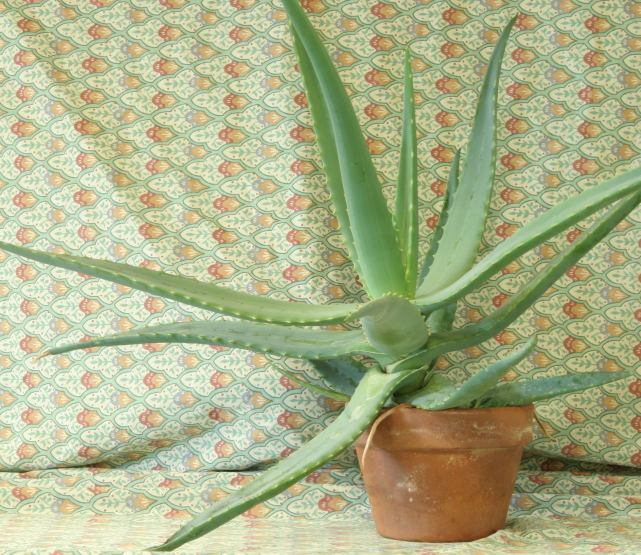
#> input picture ELE510-Image Processing and computer vision/Assignments/Assignment 7/images/aloeL.jpg, 1282 x 1110 px (shown at 1/2 size)
$ jupyter execute LABexc7-ELE510-2021.ipynb
#> lines starting #> are read from the running program, lines starting #| are printed output that depends on the picture
# ELE510 Image Processing with robot vision: LAB, Exercise 7, Stereo Vision and Camera Calibration.

**Purpose:** *To learn about imaging with two cameras, stereo, and reconstrution by triangulation.*

The theory for this exercise can be found in chapter 13 of the text book [1] and in appendix C in the compendium [2].
See also the following documentations for help:
- [OpenCV](https://opencv.org/opencv-python-free-course/)
- [numpy](https://numpy.org/doc/stable/)
- [matplotlib](https://matplotlib.org/stable/contents.html)
- [scipy](https://docs.scipy.org/doc/)

**IMPORTANT:** Read the text carefully before starting the work. In
many cases it is necessary to do some preparations before you start the work
on the computer. Read necessary theory and answer the theoretical part
first. The theoretical and experimental part should be solved individually.
The notebook must be approved by the lecturer or his assistant.

**Approval:**
<div class="alert alert-block alert-success">
The current notebook should be submitted on CANVAS as a single pdf file.
</div>

<div class="alert alert-block alert-info">
    To export the notebook in a pdf format, goes to File -> Download as -> PDF via LaTeX (.pdf).
</div>

**Note regarding the notebook**: The theoretical questions can be answered directly on the notebook using a *Markdown* cell and LaTex commands (if relevant). In alternative, you can attach a scan (or an image) of the answer directly in the cell.

Possible ways to insert an image in the markdown cell:

``

``

**Under you will find parts of the solution that is already programmed.**

<div class="alert alert-block alert-info">
    <p>You have to fill out code everywhere it is indicated with `...`</p>
    <p>The code section under `######## a)` is answering subproblem a) etc.</p>
</div>

## Problem 1 (Correspondence problem)

Assume that we have a simple stereo system as shown in the figure. **L** and **R** denotes the focal point of the Left and Right camera respectively.  ${\mathbf P}$ is a point in the 3D world, and ${\mathbf p}$ in the 2D image plane. $^{\small L}{\mathbf P_w}$ denotes a world point with reference to the focal point of the Left camera.
The baseline (line between the two optical centers) is $T = 10\,\text{cm}$ and the focal length $f = 2\,\text{cm}$.

**a)** Consider the scene point $^{\small L}{\mathbf P_w} = [0.1\text{m},0,10\text{m}]^{T}$. Suppose that due to various errors, the image coordinate $x_{l}$ is 1 percent **smaller** than its true value, while the image coordinate $x_{r}$ is perfect. What is the error in depth $z_w$, in millimeters?

**b)** An image of resolution $1500\times1500$ pixels is seen by the Left and Right cameras. The image sensor size is $20\text{mm} \times 20\text{mm}$.  Let the disparity in the image coordinates be up to $75$ pixels. Using the same focal point and baseline, what is the depth of the image compare to the cameras?

**c)** What are the typical application for the correspondence problem?

### a)
\begin{equation}
    Z=\frac{fT}{x_l - x_r}\\
    X_l = \frac{Z}{f}x_l  \therefore x_l = \frac{f X_l}{Z} = \frac{2cm \times 10cm}{1000cm}\\
    x_l = 0.02cm \\
    x_{l \space true \space value} = \frac{0.02cm}{0.99}=0.0202cm \\
    Z_{true \space value} = \frac{ X_l f}{x_{l \space true \space value}} =\frac{10cm * 2cm}{0.0202cm}=990cm
    Z_error = 1000cm - 990cm = 10cm = 100mm
\end{equation}

### b)
\begin{equation}
    disparity = 20mm/1500px * 75px =1mm \\
    \text{Assuming a coordinate value of}x_l \text{equals to 2mm:}\\
    Z=\frac{fT}{x_l-x_r} \therefore \\
    Z=\frac{2cm 10cm}{0.2cm - 0.1cm}\\
    Z=200cm
\end{equation}

### c) Typical applications of correspondence problem
* To interpret images from a moving camera in order to assemble a bigger one, likep anorama images
* Modern mobile phones have more than two cameras, they use the same principle to improve image quality by taking pictures of specific lenses and merging them with a single image
* Image motion and image comparison
* Detect duplicate images

## Problem 2 (Block Matching)

The simplest algorithm to compute dense correspondence between a pair of stereo images is **block matching**.
Block matching is an *area-based* approach that relies upon a statistical correlation between local intensity regions.

For each pixel (x,y) in the left image, the right image is searched for the best match among all possible disparities $0 \le d \le d_{\text{max}}$.

**a)** Use the function `cv2.StereoBM_create(numDisparities=0, blockSize=21)` ([Documentation](https://docs.opencv.org/master/d9/dba/classcv_1_1StereoBM.html))
([Class Documentation](https://docs.opencv.org/2.4/modules/calib3d/doc/camera_calibration_and_3d_reconstruction.html#stereobm))
to computing stereo correspondence using the block matching algorithm.

Find the disparity map between the following images: **./images/aloeL.jpg** and **./image/aloeR.jpg**.

[cell 1]
import cv2
import numpy
import matplotlib.pyplot as plt

[cell 2]
# Answer here
stereo_bm = cv2.StereoBM_create(numDisparities=0, blockSize=21)
im1 = cv2.imread('images/aloeL.jpg', cv2.IMREAD_GRAYSCALE)
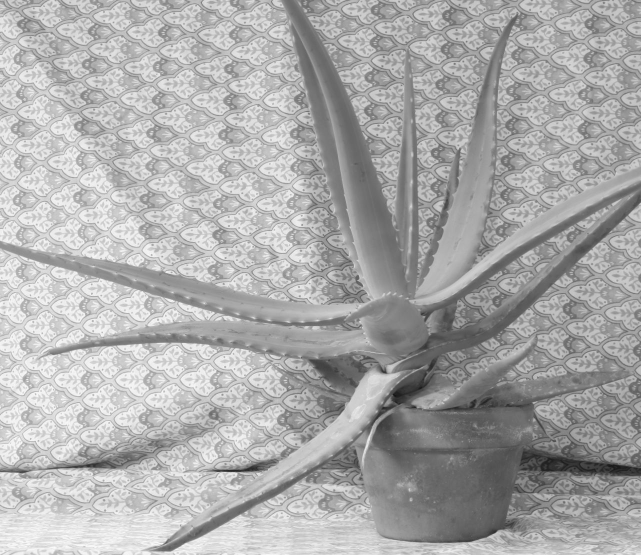
#> im1: shape (1110, 1282) (shown at 1/2 size); min 18, max 255, mean 170.8
im2 = cv2.imread('images/aloeR.jpg', cv2.IMREAD_GRAYSCALE)
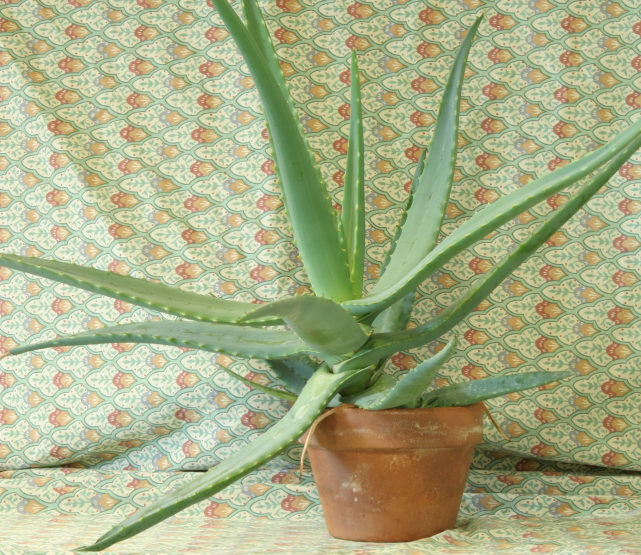
#> input picture ELE510-Image Processing and computer vision/Assignments/Assignment 7/images/aloeR.jpg, 1282 x 1110 px (shown at 1/2 size)
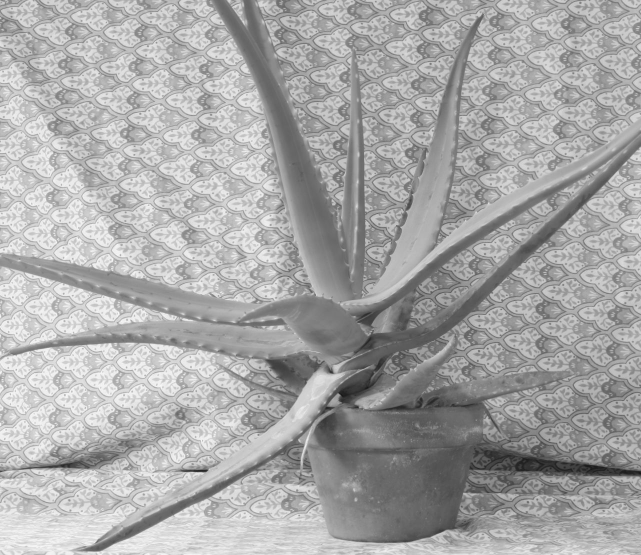
#> im2: shape (1110, 1282) (shown at 1/2 size); min 18, max 255, mean 167.8
disp = stereo_bm.compute(im1, im2)
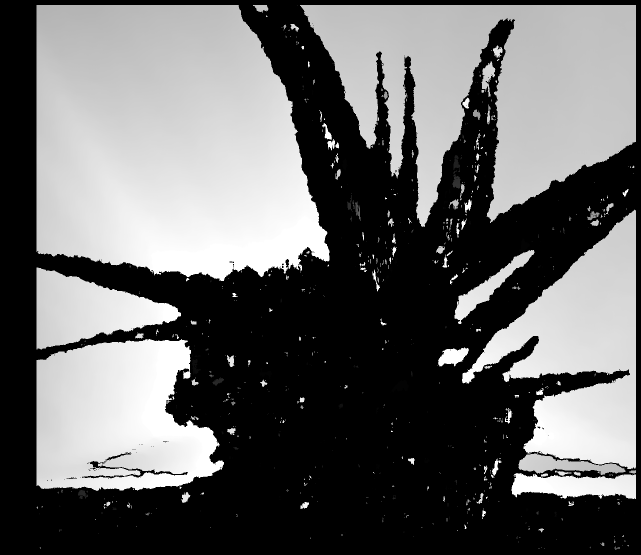
#> disp: shape (1110, 1282) int16 (shown at 1/2 size); min -16, max 1008, mean 399.8; drawn with min black and max white
plt.imshow(disp,   cmap='gray')

**b)** What happens if you increase the `numDisparities` parameter in the `cv2.StereoBM_create()`? And if you change the `blockSize` parameter?

Fixed blockSize 5 and increasing numDisparities by 16:

[cell 3]
# Answer here
def plotDisparities(numDisparities, blockSize):
#> called with numDisparities = 0, blockSize = 5
    stereo_bm = cv2.StereoBM_create(numDisparities=numDisparities, blockSize=blockSize)
    im1 = cv2.imread('images/aloeL.jpg', cv2.IMREAD_GRAYSCALE)
    im2 = cv2.imread('images/aloeR.jpg', cv2.IMREAD_GRAYSCALE)
    disp = stereo_bm.compute(im1, im2)
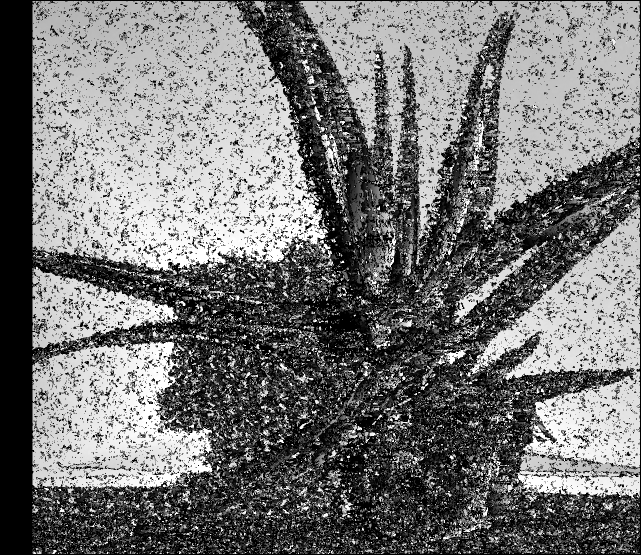
#> disp: shape (1110, 1282) int16 (shown at 1/2 size); min -16, max 1008, mean 456.9; drawn with min black and max white
    return disp


cols = 4
row = 0
idx = 0

numDisparities=0
blockSize=5
fig, axs = plt.subplots(8,4,figsize=(15,15))
while numDisparities < 512:
    disp = plotDisparities(numDisparities, blockSize)
    ax= axs[row][idx]
    ax.imshow(disp,   cmap='gray')
    ax.set_title(f'Disparities:{numDisparities}- BlockSize:{blockSize}')
    ax.set_xticks([])
    ax.set_yticks([])
    if (idx+1) % cols == 0:
        row += 1
        idx = 0
    else:
        idx +=1
    numDisparities +=16
